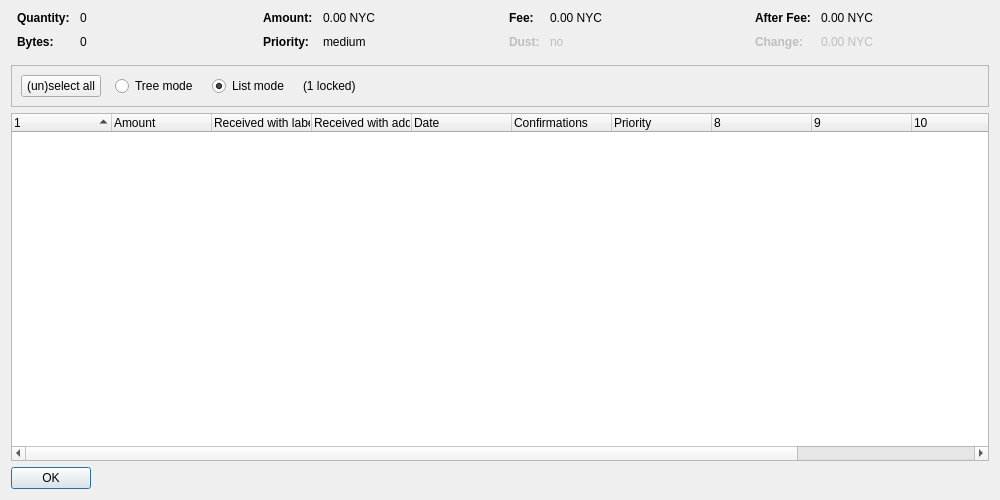
<?xml version="1.0" encoding="UTF-8"?>
<ui version="4.0">
 <class>CoinControlDialog</class>
 <widget class="QDialog" name="CoinControlDialog">
  <property name="geometry">
   <rect>
    <x>0</x>
    <y>0</y>
    <width>1000</width>
    <height>500</height>
   </rect>
  </property>
  <property name="windowTitle">
   <string>Coin Selection</string>
  </property>
  <layout class="QVBoxLayout" name="verticalLayout">
   <item>
    <layout class="QHBoxLayout" name="horizontalLayoutTop" stretch="0,0,0,0">
     <property name="topMargin">
      <number>0</number>
     </property>
     <property name="bottomMargin">
      <number>10</number>
     </property>
     <item>
      <layout class="QFormLayout" name="formLayoutCoinControl1">
       <property name="horizontalSpacing">
        <number>10</number>
       </property>
       <property name="verticalSpacing">
        <number>10</number>
       </property>
       <property name="leftMargin">
        <number>6</number>
       </property>
       <property name="rightMargin">
        <number>6</number>
       </property>
       <item row="0" column="0">
        <widget class="QLabel" name="labelCoinControlQuantityText">
         <property name="font">
          <font>
           <weight>75</weight>
           <bold>true</bold>
          </font>
         </property>
         <property name="text">
          <string>Quantity:</string>
         </property>
        </widget>
       </item>
       <item row="0" column="1">
        <widget class="QLabel" name="labelCoinControlQuantity">
         <property name="cursor">
          <cursorShape>IBeamCursor</cursorShape>
         </property>
         <property name="contextMenuPolicy">
          <enum>Qt::ActionsContextMenu</enum>
         </property>
         <property name="text">
          <string notr="true">0</string>
         </property>
         <property name="textInteractionFlags">
          <set>Qt::LinksAccessibleByMouse|Qt::TextSelectableByKeyboard|Qt::TextSelectableByMouse</set>
         </property>
        </widget>
       </item>
       <item row="1" column="0">
        <widget class="QLabel" name="labelCoinControlBytesText">
         <property name="font">
          <font>
           <weight>75</weight>
           <bold>true</bold>
          </font>
         </property>
         <property name="text">
          <string>Bytes:</string>
         </property>
        </widget>
       </item>
       <item row="1" column="1">
        <widget class="QLabel" name="labelCoinControlBytes">
         <property name="cursor">
          <cursorShape>IBeamCursor</cursorShape>
         </property>
         <property name="contextMenuPolicy">
          <enum>Qt::ActionsContextMenu</enum>
         </property>
         <property name="text">
          <string notr="true">0</string>
         </property>
         <property name="textInteractionFlags">
          <set>Qt::LinksAccessibleByMouse|Qt::TextSelectableByKeyboard|Qt::TextSelectableByMouse</set>
         </property>
        </widget>
       </item>
      </layout>
     </item>
     <item>
      <layout class="QFormLayout" name="formLayoutCoinControl2">
       <property name="horizontalSpacing">
        <number>10</number>
       </property>
       <property name="verticalSpacing">
        <number>10</number>
       </property>
       <property name="leftMargin">
        <number>6</number>
       </property>
       <property name="rightMargin">
        <number>6</number>
       </property>
       <item row="0" column="0">
        <widget class="QLabel" name="labelCoinControlAmountText">
         <property name="font">
          <font>
           <weight>75</weight>
           <bold>true</bold>
          </font>
         </property>
         <property name="text">
          <string>Amount:</string>
         </property>
        </widget>
       </item>
       <item row="0" column="1">
        <widget class="QLabel" name="labelCoinControlAmount">
         <property name="cursor">
          <cursorShape>IBeamCursor</cursorShape>
         </property>
         <property name="contextMenuPolicy">
          <enum>Qt::ActionsContextMenu</enum>
         </property>
         <property name="text">
          <string notr="true">0.00 NYC</string>
         </property>
         <property name="textInteractionFlags">
          <set>Qt::LinksAccessibleByMouse|Qt::TextSelectableByKeyboard|Qt::TextSelectableByMouse</set>
         </property>
        </widget>
       </item>
       <item row="1" column="0">
        <widget class="QLabel" name="labelCoinControlPriorityText">
         <property name="font">
          <font>
           <weight>75</weight>
           <bold>true</bold>
          </font>
         </property>
         <property name="text">
          <string>Priority:</string>
         </property>
        </widget>
       </item>
       <item row="1" column="1">
        <widget class="QLabel" name="labelCoinControlPriority">
         <property name="cursor">
          <cursorShape>IBeamCursor</cursorShape>
         </property>
         <property name="contextMenuPolicy">
          <enum>Qt::ActionsContextMenu</enum>
         </property>
         <property name="text">
          <string notr="true">medium</string>
         </property>
         <property name="textInteractionFlags">
          <set>Qt::LinksAccessibleByMouse|Qt::TextSelectableByKeyboard|Qt::TextSelectableByMouse</set>
         </property>
        </widget>
       </item>
      </layout>
     </item>
     <item>
      <layout class="QFormLayout" name="formLayoutCoinControl3">
       <property name="horizontalSpacing">
        <number>10</number>
       </property>
       <property name="verticalSpacing">
        <number>10</number>
       </property>
       <property name="leftMargin">
        <number>6</number>
       </property>
       <property name="rightMargin">
        <number>6</number>
       </property>
       <item row="0" column="0">
        <widget class="QLabel" name="labelCoinControlFeeText">
         <property name="font">
          <font>
           <weight>75</weight>
           <bold>true</bold>
          </font>
         </property>
         <property name="text">
          <string>Fee:</string>
         </property>
        </widget>
       </item>
       <item row="0" column="1">
        <widget class="QLabel" name="labelCoinControlFee">
         <property name="cursor">
          <cursorShape>IBeamCursor</cursorShape>
         </property>
         <property name="contextMenuPolicy">
          <enum>Qt::ActionsContextMenu</enum>
         </property>
         <property name="text">
          <string notr="true">0.00 NYC</string>
         </property>
         <property name="textInteractionFlags">
          <set>Qt::LinksAccessibleByMouse|Qt::TextSelectableByKeyboard|Qt::TextSelectableByMouse</set>
         </property>
        </widget>
       </item>
       <item row="1" column="0">
        <widget class="QLabel" name="labelCoinControlLowOutputText">
         <property name="enabled">
          <bool>false</bool>
         </property>
         <property name="font">
          <font>
           <weight>75</weight>
           <bold>true</bold>
          </font>
         </property>
         <property name="text">
          <string>Dust:</string>
         </property>
        </widget>
       </item>
       <item row="1" column="1">
        <widget class="QLabel" name="labelCoinControlLowOutput">
         <property name="enabled">
          <bool>false</bool>
         </property>
         <property name="cursor">
          <cursorShape>IBeamCursor</cursorShape>
         </property>
         <property name="contextMenuPolicy">
          <enum>Qt::ActionsContextMenu</enum>
         </property>
         <property name="text">
          <string notr="true">no</string>
         </property>
         <property name="textInteractionFlags">
          <set>Qt::LinksAccessibleByMouse|Qt::TextSelectableByKeyboard|Qt::TextSelectableByMouse</set>
         </property>
        </widget>
       </item>
      </layout>
     </item>
     <item>
      <layout class="QFormLayout" name="formLayoutCoinControl4">
       <property name="horizontalSpacing">
        <number>10</number>
       </property>
       <property name="verticalSpacing">
        <number>10</number>
       </property>
       <property name="leftMargin">
        <number>6</number>
       </property>
       <property name="rightMargin">
        <number>6</number>
       </property>
       <item row="0" column="0">
        <widget class="QLabel" name="labelCoinControlAfterFeeText">
         <property name="font">
          <font>
           <weight>75</weight>
           <bold>true</bold>
          </font>
         </property>
         <property name="text">
          <string>After Fee:</string>
         </property>
        </widget>
       </item>
       <item row="0" column="1">
        <widget class="QLabel" name="labelCoinControlAfterFee">
         <property name="cursor">
          <cursorShape>IBeamCursor</cursorShape>
         </property>
         <property name="contextMenuPolicy">
          <enum>Qt::ActionsContextMenu</enum>
         </property>
         <property name="text">
          <string notr="true">0.00 NYC</string>
         </property>
         <property name="textInteractionFlags">
          <set>Qt::LinksAccessibleByMouse|Qt::TextSelectableByKeyboard|Qt::TextSelectableByMouse</set>
         </property>
        </widget>
       </item>
       <item row="1" column="0">
        <widget class="QLabel" name="labelCoinControlChangeText">
         <property name="enabled">
          <bool>false</bool>
         </property>
         <property name="font">
          <font>
           <weight>75</weight>
           <bold>true</bold>
          </font>
         </property>
         <property name="text">
          <string>Change:</string>
         </property>
        </widget>
       </item>
       <item row="1" column="1">
        <widget class="QLabel" name="labelCoinControlChange">
         <property name="enabled">
          <bool>false</bool>
         </property>
         <property name="cursor">
          <cursorShape>IBeamCursor</cursorShape>
         </property>
         <property name="contextMenuPolicy">
          <enum>Qt::ActionsContextMenu</enum>
         </property>
         <property name="text">
          <string notr="true">0.00 NYC</string>
         </property>
         <property name="textInteractionFlags">
          <set>Qt::LinksAccessibleByMouse|Qt::TextSelectableByKeyboard|Qt::TextSelectableByMouse</set>
         </property>
        </widget>
       </item>
      </layout>
     </item>
    </layout>
   </item>
   <item>
    <widget class="QFrame" name="frame">
     <property name="minimumSize">
      <size>
       <width>0</width>
       <height>40</height>
      </size>
     </property>
     <property name="frameShape">
      <enum>QFrame::StyledPanel</enum>
     </property>
     <property name="frameShadow">
      <enum>QFrame::Sunken</enum>
     </property>
     <layout class="QHBoxLayout" name="horizontalLayout">
      <item>
       <layout class="QHBoxLayout" name="horizontalLayoutPanel" stretch="0,0,0,0,0">
        <property name="spacing">
         <number>14</number>
        </property>
        <item>
         <widget class="QPushButton" name="pushButtonSelectAll">
          <property name="sizePolicy">
           <sizepolicy hsizetype="Maximum" vsizetype="Fixed">
            <horstretch>0</horstretch>
            <verstretch>0</verstretch>
           </sizepolicy>
          </property>
          <property name="text">
           <string>(un)select all</string>
          </property>
          <property name="autoDefault">
           <bool>false</bool>
          </property>
         </widget>
        </item>
        <item>
         <widget class="QRadioButton" name="radioTreeMode">
          <property name="sizePolicy">
           <sizepolicy hsizetype="Maximum" vsizetype="Fixed">
            <horstretch>0</horstretch>
            <verstretch>0</verstretch>
           </sizepolicy>
          </property>
          <property name="text">
           <string>Tree mode</string>
          </property>
         </widget>
        </item>
        <item>
         <widget class="QRadioButton" name="radioListMode">
          <property name="sizePolicy">
           <sizepolicy hsizetype="Maximum" vsizetype="Fixed">
            <horstretch>0</horstretch>
            <verstretch>0</verstretch>
           </sizepolicy>
          </property>
          <property name="text">
           <string>List mode</string>
          </property>
          <property name="checked">
           <bool>true</bool>
          </property>
         </widget>
        </item>
        <item>
         <widget class="QLabel" name="labelLocked">
          <property name="text">
           <string notr="true">(1 locked)</string>
          </property>
         </widget>
        </item>
        <item>
         <spacer name="horizontalSpacer">
          <property name="orientation">
           <enum>Qt::Horizontal</enum>
          </property>
          <property name="sizeHint" stdset="0">
           <size>
            <width>40</width>
            <height>20</height>
           </size>
          </property>
         </spacer>
        </item>
       </layout>
      </item>
     </layout>
    </widget>
   </item>
   <item>
    <widget class="CoinControlTreeWidget" name="treeWidget">
     <property name="contextMenuPolicy">
      <enum>Qt::CustomContextMenu</enum>
     </property>
     <property name="sortingEnabled">
      <bool>false</bool>
     </property>
     <property name="columnCount">
      <number>12</number>
     </property>
     <attribute name="headerShowSortIndicator" stdset="0">
      <bool>true</bool>
     </attribute>
     <attribute name="headerStretchLastSection">
      <bool>false</bool>
     </attribute>
     <column>
      <property name="text">
       <string/>
      </property>
     </column>
     <column>
      <property name="text">
       <string>Amount</string>
      </property>
     </column>
     <column>
      <property name="text">
       <string>Received with label</string>
      </property>
     </column>
     <column>
      <property name="text">
       <string>Received with address</string>
      </property>
     </column>
     <column>
      <property name="text">
       <string>Date</string>
      </property>
     </column>
     <column>
      <property name="text">
       <string>Confirmations</string>
      </property>
      <property name="toolTip">
       <string>Confirmed</string>
      </property>
     </column>
     <column>
      <property name="text">
       <string>Priority</string>
      </property>
     </column>
     <column>
      <property name="text">
       <string/>
      </property>
     </column>
     <column>
      <property name="text">
       <string/>
      </property>
     </column>
     <column>
      <property name="text">
       <string/>
      </property>
     </column>
     <column>
      <property name="text">
       <string/>
      </property>
     </column>
     <column>
      <property name="text">
       <string/>
      </property>
     </column>
    </widget>
   </item>
   <item>
    <widget class="QDialogButtonBox" name="buttonBox">
     <property name="sizePolicy">
      <sizepolicy hsizetype="Maximum" vsizetype="Fixed">
       <horstretch>0</horstretch>
       <verstretch>0</verstretch>
      </sizepolicy>
     </property>
     <property name="orientation">
      <enum>Qt::Horizontal</enum>
     </property>
     <property name="standardButtons">
      <set>QDialogButtonBox::Ok</set>
     </property>
    </widget>
   </item>
  </layout>
 </widget>
 <customwidgets>
  <customwidget>
   <class>CoinControlTreeWidget</class>
   <extends>QTreeWidget</extends>
   <header>coincontroltreewidget.h</header>
  </customwidget>
 </customwidgets>
 <resources/>
 <connections/>
</ui>
